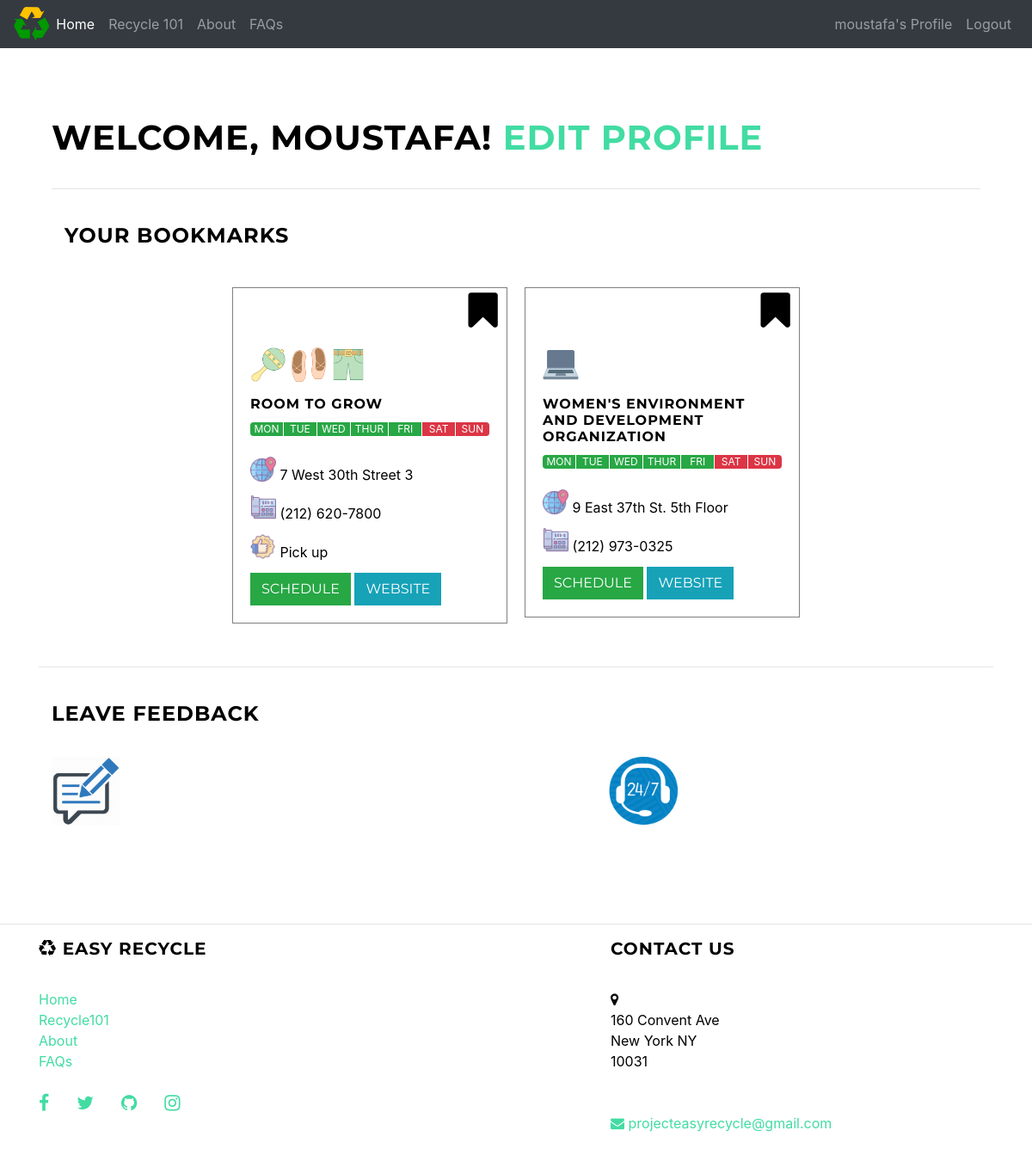
Page /profile (signed in) on the committed database.
### mainRecycleApp/models.py (models this page shows, shortened)
class RecyclingCenter(models.Model):
    idc = models.TextField()
    name = models.TextField()
    address = models.TextField()
    type = models.TextField()
    Monday = models.TextField()
    Tuesday = models.TextField()
    Wednesday = models.TextField()
    Thursday = models.TextField()
    Friday = models.TextField()
    Saturday = models.TextField()
    Sunday = models.TextField()
    borough = models.TextField()
    zip = models.TextField()
    cell = models.TextField()
    picksup = models.TextField()
    url = models.TextField()

### users/views.py (the view)
# urls.py: url(r'^profile$', userViews.profile, name='profile'),
@login_required
def profile(request):
    user = request.user
    if request.method == 'GET':
        bookmarks = getBookmarks(user)
        data = getFacilities(bookmarks)
        return render(request, 'users/profile.djhtml', {"data":data})
    else:
        pass

### users/views.py (called while the page is built)
def getBookmarks(user):
    user_bookmarks = user.bookmarks.all().values_list('facility', flat=True)
    return list(set(user_bookmarks))

### templates/users/profile.djhtml (shortened to what this page needs)
{% extends "mainRecycleApp/header.html" %}
{% block body %}
<div  class="container" style="margin-top:80px;">
  <div class="container">
    <div class="row">
      <div class="col-lg-12 col-md-12">
        <div class="">
          <h1>Welcome, {{request.user.first_name}}!
          <a href = "/profile/edit">Edit Profile</a>
        </div>
   <hr><br>
        <div class="container">
          <h4>Your Bookmarks</h4>
           <div class="card-deck justify-content-center">
               {% if data %}
                 <br>
          {% for item in data %}
          <div id="bookmark-{{item.idc}}">
          <div class="card-block" style="width: 20rem; border: 1px grey solid" id = "{{item.idc}}">
              <i class="bookmark fa fa-3x fa-bookmark" id="remove" title="remove from favorites" aria-hidden="true"></i>
                   <div class="card-body">
                     {% with item.type as type %}
                     {% for each in type %}
                       {% if each == "Electronics" %}
                         <img id="card-img" src="/static/img/electronics.png" alt="Electronics" height="42" width="42">
                       {% endif %}
                       {% if each == "Clothing" %}
                         <img id="card-img" src="/static/img/clothing.png" alt="" height="42" width="42">
                       {% endif %}
                       {% if each == "Shoes" %}
                         <img id="card-img" src="/static/img/shoes.png" alt="" height="42" width="42">
                       {% endif %}
                       {% if each == "Toys" %}
                         <img id="card-img" src="/static/img/toy.png" alt="" height="42" width="42">
                       {% endif %}
                       {% endfor %}
                     {% endwith %}
                     <h6 class="card-title">{{item.name}}</h6>
                     <div class="progress">
                       {% if item.Monday != "closed" %}
                        <div class="progress-bar progress-bar1 bg-success" role="progressbar" style="width:14%">
                          MON
                        </div>
                      {% else %}
                      <div class="progress-bar progress-bar1 bg-danger" role="progressbar" style="width:14%">
                          MON
                        </div>
                      {% endif %}
                      {% if item.Tuesday != "closed" %}
                      <div class="progress-bar progress-bar1 bg-success" role="progressbar" style="width:14%">
                        TUE
                      </div>
                    {% else %}
                    <div class="progress-bar progress-bar1 bg-danger" role="progressbar" style="width:14%">
                        TUE
                      </div>
                    {% endif %}
                    {% if item.Wednesday != "closed" %}
                    <div class="progress-bar progress-bar1 bg-success" role="progressbar" style="width:14%">
                      WED
                    </div>
                  {% else %}
                  <div class="progress-bar progress-bar1 bg-danger" role="progressbar" style="width:14%">
                      WED
                    </div>
                  {% endif %}
                  {% if item.Thursday != "closed" %}
                  <div class="progress-bar progress-bar1 bg-success" role="progressbar" style="width:16%">
                    THUR
                  </div>
                {% else %}
                <div class="progress-bar progress-bar1 bg-danger" role="progressbar" style="width:16%">
                    THUR
                  </div>
                {% endif %}
                {% if item.Friday != "closed" %}
                <div class="progress-bar progress-bar1 bg-success" role="progressbar" style="width:14%">
                  FRI
                </div>
              {% else %}
              <div class="progress-bar progress-bar1 bg-danger" role="progressbar" style="width:14%">
                  FRI
                </div>
              {% endif %}
              {% if item.Saturday != "closed" %}
              <div class="progress-bar progress-bar1 bg-success" role="progressbar" style="width:14%">
                SAT
              </div>
            {% else %}
            <div class="progress-bar progress-bar1 bg-danger" role="progressbar" style="width:14%">
                SAT
              </div>
            {% endif %}
            {% if item.Sunday != "closed" %}
            <div class="progress-bar bg-success" role="progressbar" style="width:14%">
              SUN
            </div>
          {% else %}
          <div class="progress-bar bg-danger" role="progressbar" style="width:14%">
              SUN
            </div>
          {% endif %}
                    </div>
                    <br>
                     <img id="card-img" src="/static/img/location.png" alt="" height="30" width="30"> {{item.address}}</img>
                     <br>
                     <img id="card-img" src="/static/img/cell.png" alt="" height="30" width="30"> {{item.cell}}</img>
                     <br>
                     {% if item.picksup == "1" %}
                      <img id="card-img" src="/static/img/pick.png" alt="" height="30" width="30"> Pick up</img>
                      <br>
                     {% endif %}
                     <a tabindex="0" class="btn btn-success" role="button" data-toggle="popover" data-trigger="focus" data-html="true" title="Schedule" data-content="Monday: {{item.Monday}}<br>Tuesday: {{item.Tuesday}}<br>Wednesday: {{item.Wednesday}}<br>Thursday: {{item.Thursday}}<br>Friday: {{item.Friday}}<br>Saturday: {{item.Saturday}}<br>Sunday: {{item.Sunday}}">Schedule</a>
                     {% if item.url %}
                       <a target="#blank" class="btn btn-info" href = "{{item.url}}">Website</a>
                     {% else %}
                       <br>
                     {% endif %}
                   </div>
                 </div>
                </div>
               {% endfor %}
               {%endif%}
        </div>
      </div>
    </div>
  </div>
</div><br>
<hr>
<br>
<div class="container">
<h4>Leave feedback</h4>
<div class="row">
<div class="col-7">
<a href="/feedback"><img src="/static/img/feedback.png" width="80"></a></h1>
</div>
<div class="col-5">
  <a href="/contact"><img src="/static/img/CustomerService247.png" width="80"></a></h1>
</div>
</div>
</div
<br><br>
<br>
{% load static %}
{% endblock body %}

### mainRecycleApp/templates/mainRecycleApp/header.html (shortened to what this page needs)
<!DOCTYPE html>
<html>
<head>
		{% load static %}
		<link rel="stylesheet" href="{% static "css/bootstrap.min.css" %}">
		<link rel="stylesheet" href="{% static "css/jquery-ui.min.css" %}">
		<link rel="stylesheet" href="{% static "css/jquery-ui.structure.min.css" %}">
		<link rel="stylesheet" href="{% static "css/jquery-ui.theme.min.css" %}">
		<link rel = "stylesheet" href = "{% static "css/style.css" %}">
		<link href="{% static "css/font-awesome.min.css" %}" rel="stylesheet" type="text/css">
	   	<link href="{% static "css/grayscale.css" %}" rel="stylesheet">
</head>
<body>
  <div>
  <nav class="navbar navbar-expand-lg navbar-dark bg-dark bg-custom-navbar">
  <img id="logo-png" src="{% static "img/logo2.png" %}" style="max-height : 40px; width:auto;" class="">
  <div class="collapse navbar-collapse" id="navbarSupportedContent">
    <ul class="navbar-nav mr-auto">
      <li class="nav-item active">
        <a class="nav-link" href="/">Home <span class="sr-only">(current)</span></a>
      </li>
      <li class="nav-item ">
        <a class="nav-link" href="/recycle101">Recycle 101</a>
      </li>
      <li class="nav-item ">
        <a class="nav-link" href="/about">About</a>
      </li>
      <li class="nav-item ">
        <a class="nav-link" href="/faqs">FAQs</a>
      </li>
    </ul>
		<ul class="nav navbar-nav navbar-right">
			{% if request.user.is_anonymous != True %}
			<li class="nav-item"><a class="nav-link" href="/profile">{{request.user.first_name}}'s Profile</a></li>
			<li class="nav-item"><a class="nav-link" id="logout" href="#">Logout</a></li>
			{% else %}
			<li class="nav-item"><a class="nav-link" href="/signup"><span class="glyphicon glyphicon-user"></span>Signup</a></li>
			<li class='nav-item'><a class="nav-link" href="/login"><span class="glyphicon glyphicon-log-in"></span>Login</a></li>
			{% endif %}
		</ul>
  </div>
</nav>
		{%block body%}
		{%endblock%}
	</div>
</body>
<footer class="footer">
<hr>
    <div class="container">
        <div class="row">
            <div class="col-md-5">
                <h5><i class="fa fa-recycle"></i> Easy Recycle </h5>
                <div class="row">
                    <div class="col-6">
                        <ul class="list-unstyled">
                            <li><a href="/">Home</a></li>
                            <li><a href="/recycle101">Recycle101</a></li>
                            <li><a href="/about">About</a></li>
                            <li><a href="/faqs">FAQs</a></li>
                        </ul>
                    </div>
                    <div class="col-6">
                    </div>
                </div>
                <ul class="nav">
                    <li class="nav-item"><a href="/" class="nav-link pl-0"><i class="fa fa-facebook fa-lg"></i></a></li>
                    <li class="nav-item"><a href="/" class="nav-link"><i class="fa fa-twitter fa-lg"></i></a></li>
                    <li class="nav-item"><a href="/" class="nav-link"><i class="fa fa-github fa-lg"></i></a></li>
                    <li class="nav-item"><a href="/" class="nav-link"><i class="fa fa-instagram fa-lg"></i></a></li>
                </ul>
                <br>
            </div>
            <div class="col-md-2">
            </div>
            <div class="col-md-5">
              <h5 class="">Contact Us</h5>
              <i class="fa fa-map-marker"></i><br>
              160 Convent Ave <br>
              New York NY <br>
              10031 <br><br><br>
              <a href="mailto:projecteasyrecycle@gmail.com"><i class="fa fa-envelope"></i> projecteasyrecycle@gmail.com</a>
            </div>
        </div>
    </div>
</footer>
</html>

### static/css/style.css (style rules this page uses)
.card-block { margin: 10px 10px 10px 10px; }
#card-img { margin-bottom: 15px; }
.progress-bar1 { border-right: 1px solid white; }
.bookmark { position: relative; left: 86%; top: 2px; }
body { background: #f5f5f5; }

### static/css/grayscale.css (style rules this page uses)
body { width: 100%; height: 100%; color: black; background-color: white; }
html { width: 100%; height: 100%; }
h1, h2, h3, h4, h5, h6 { margin: 0 0 35px; text-transform: uppercase; font-family: "Montserrat", "Helvetica Neue", Helvetica, Arial, sans-serif; font-weight: 700; letter-spacing: 1px; }
a { color: #42DCA3; -webkit-transition: all 0.2s ease-in-out; -moz-transition: all 0.2s ease-in-out; transition: all 0.2s ease-in-out; }
.btn { text-transform: uppercase; font-family: "Montserrat", "Helvetica Neue", Helvetica, Arial, sans-serif; font-weight: 400; -webkit-transition: all 0.3s ease-in-out; -moz-transition: all 0.3s ease-in-out; transition: all 0.3s ease-in-out; border-radius: 0; }
footer { padding: 50px 0; }
body { webkit-tap-highlight-color: rgba(255, 255, 255, 0.2); }

### mainRecycleApp/templates/mainRecycleApp/header.html (style rules this page uses)
.bg-custom-navbar { background-color: #FFFFFF; }

### rows in the picture
RecyclingCenter: name "ROOM TO GROW", address "7 West 30th Street 3", cell "(212) 620-7800"
RecyclingCenter: type "Electronics" (drawn), name "WOMEN'S ENVIRONMENT AND DEVELOPMENT ORGANIZATION", address "9 East 37th St. 5th Floor", cell "(212) 973-0325"

### other values in the picture
{{ request.user.first_name }} "moustafa"
{{ request.user.first_name }} "MOUSTAFA"
